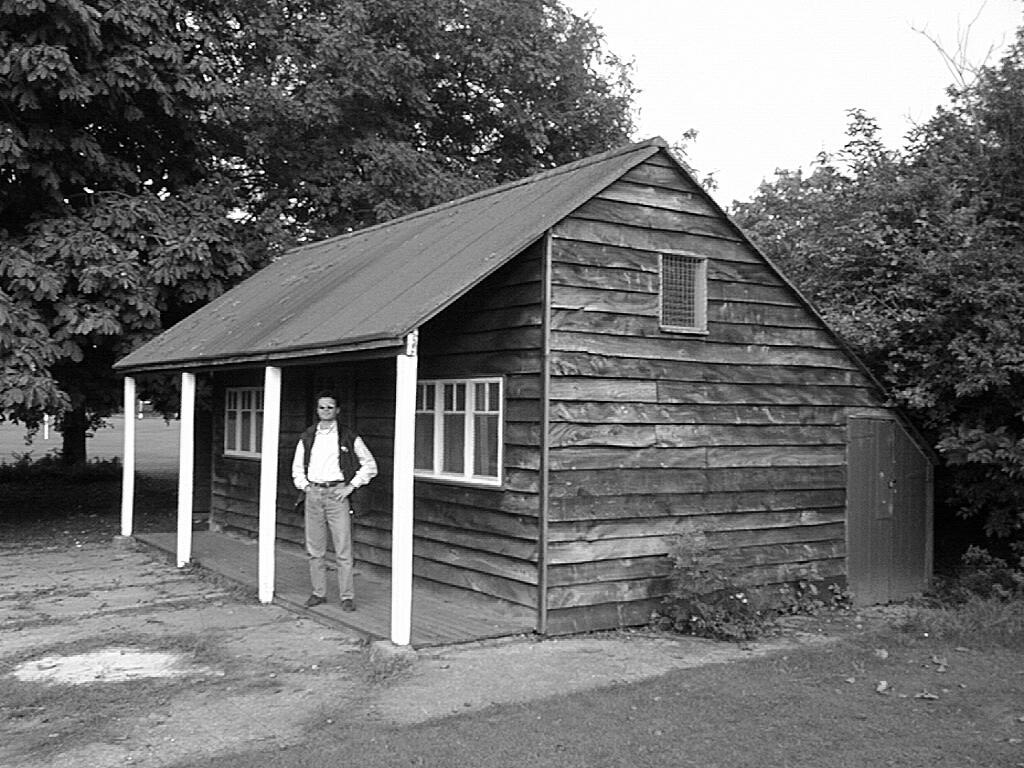
#> input picture 03/img/hutme.jpg, 1024 x 768 px
$ jupyter execute T6_Photogrammetry.ipynb   (shell and % lines are left out)
#> lines starting #> are read from the running program, lines starting #| are printed output that depends on the picture
[cell 1]

from itertools import combinations

import matplotlib.pyplot as plt
import numpy as np
import scipy.io as sio
import scipy.linalg as la
import skimage.io as io
import cv2

# Load image and known points

[cell 2]
hut = io.imread("img/hutme.jpg")
#> hut is the input picture: shape (768, 1024); min 0, max 255, mean 107.2
fig, ax = plt.subplots(1, 1)
plt.gray()

ax.imshow(hut, vmin=0, vmax=255);
print(hut.shape)
#| (768, 1024)

## The length of segment 9 is known to be 294.3 cm

[cell 3]
fig, ax = plt.subplots(1, 1)
plt.gray()
ax.imshow(hut, vmin=0, vmax=255);


points = sio.loadmat("img/points_2D.mat")["points_2D"]
#> (reads 03/img/points_2D.mat from the repository)
lines = {}

for (x, y, l), (u, v, l_) in zip(points[::2], points[1::2]):
    assert l == l_
    ax.plot((x, u), (y, v), c=f"C{l}")
    txt = ax.text((x+u)/2, (y+v)/2, f"Seg. {l}", c=f"C{l}", horizontalalignment='center', size="x-small", va="baseline")
    txt.set_bbox({"facecolor": "white", "alpha": 0.8})
    lines[l] = np.array([(x, y, 1), (u, v, 1)])
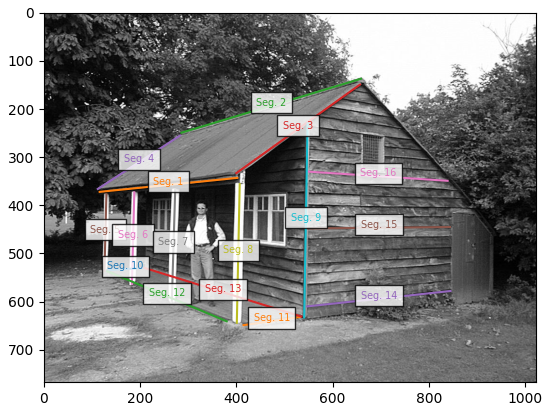
#> figure drawn by matplotlib, 1 panel

# Lets measure the horizon line

[cell 4]
def cross(p1, p2):
    l = np.cross(p1, p2)
    return l / l[-1]

def vanishing_point(l1, l2):
    l = cross(*l1)
    m = cross(*l2)
    return cross(l, m)

def plot_segment(ax, p1, p2, *args, **kwargs):
    (x, y, _), (u, v, _) = p1, p2
    ax.plot((x, u), (y, v), *args, **kwargs)


v_10_11 = vanishing_point(lines[10], lines[11])
v_12_13 = vanishing_point(lines[12], lines[13])


fig, ax = plt.subplots(1, 1)
plt.gray()
ax.imshow(hut, vmin=0, vmax=255);

plot_segment(ax, lines[10][0], v_10_11)
plot_segment(ax, lines[11][0], v_10_11)
plot_segment(ax, lines[12][0], v_12_13)
plot_segment(ax, lines[13][0], v_12_13)


(x, y, _), (u, v, _) = v_10_11, v_12_13
ax.plot((x, u), (y, v))
txt = ax.text((x+u)/2, (y+v)/2, f"Horizon", horizontalalignment='center', size="x-small", va="baseline")
txt.set_bbox({"facecolor": "white", "alpha": 0.8})

horizon_line = (v_10_11, v_12_13)
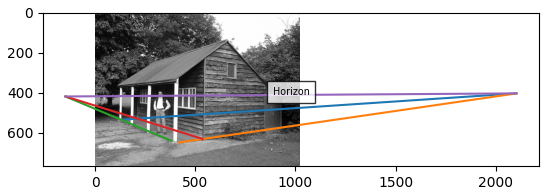
#> figure drawn by matplotlib, 1 panel

# Lets measure the Zenith point (or the Nadir)
We have 5 vertical lines, (lines 5 to 9), so lets find a point $z$ such that $l^T z = 0$ for all such lines.

This can be solved through SVD:

[cell 5]
L = np.array([cross(*lines[i]) for i in [5, 6, 7, 8, 9]])
L /= np.std(L, axis=1)[:, None]
U, s, Vt = la.svd(L)
zenith = Vt[-1]
zenith /= zenith[-1]
zenith

[cell 6]
fig, ax = plt.subplots(1, 1)
plt.gray()
ax.imshow(hut, vmin=0, vmax=255);

for i in [5, 6, 7, 8, 9]:
    plot_segment(ax, lines[i][0], zenith)

#ax.set_xlim(0, hut.shape[1])
#ax.set_ylim(hut.shape[0], 0);
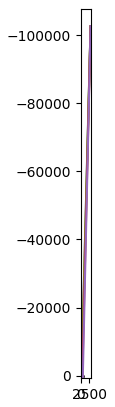
#> figure drawn by matplotlib, 1 panel

## Lets pick a segment for the man's height

We pick a point for the base of the man and connect it to the zenith.

[cell 7]
base_man = np.r_[325,  602, 1]

fig, ax = plt.subplots(1, 1)
plt.gray()
ax.imshow(hut, vmin=0, vmax=255);

plot_segment(ax, base_man, zenith)

ax.set_xlim(0, hut.shape[1])
ax.set_ylim(hut.shape[0], 0);
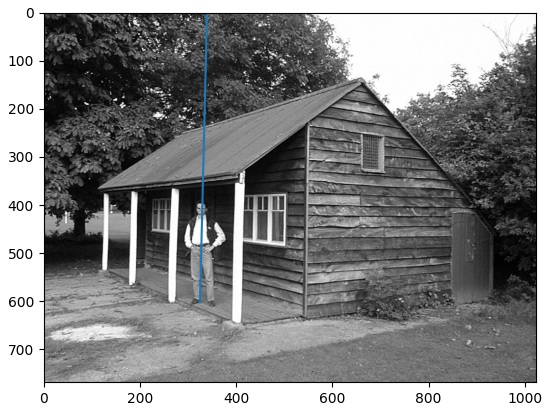
#> figure drawn by matplotlib, 1 panel

We then pick an appropriate point for the top of the man.

[cell 8]
top_man = np.r_[330, 390, 1]

base, top = lines[9]
fig, ax = plt.subplots(1, 1)
plt.gray()
ax.imshow(hut, vmin=0, vmax=255);

# plot horizon line
plot_segment(ax, *horizon_line, "--", c="C0")

# plot segments
plot_segment(ax, base, top, c="C1")
plot_segment(ax, base_man, top_man, c="C2")

# connect bases to horizon line
u = cross(cross(*horizon_line), cross(base_man, base))
plot_segment(ax, u, horizon_line[1], "--", c="C0")
plot_segment(ax, u, lines[9][0], "--", c="C3")
plt.scatter(*u[:2], marker="x")
plt.text(*u[:2], "$u$")

# connect top to u and intersect on segment 9
top_proj = cross(cross(base, top), cross(u, top_man))
plot_segment(ax, u, top_proj, "--", c="C4")
plt.scatter(*top_proj[:2], marker="x");

ax.set_xlim(0, hut.shape[1])
ax.set_ylim(hut.shape[0], 0);
